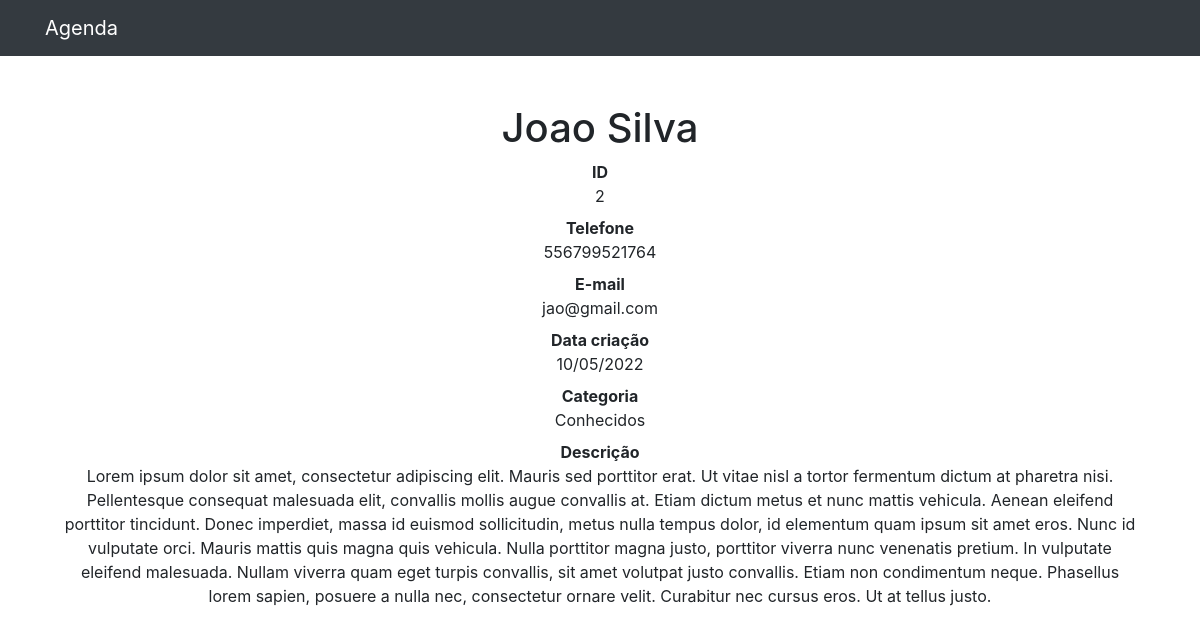
/2, run on the app's committed database.
### contatos/models.py (models this page shows, shortened)
class Contato(models.Model):
    nome = models.CharField(max_length=255)
    sobrenome = models.CharField(max_length=255, blank=True)
    telefone = models.CharField(max_length=255)
    email = models.CharField(max_length=255, blank=True)
    data_criacao = models.DateTimeField(default=timezone.now)
    descricao = models.TextField(blank=True)
    categoria = models.ForeignKey(Categoria, on_delete=models.DO_NOTHING)
    mostrar = models.BooleanField(default=True)

class Categoria(models.Model):
    nome = models.CharField(max_length=255)
    def __str__(self):
        return self.nome

### contatos/views.py (the view)
# urls.py: path('<int:contato_id>', views.ver_contato, name="ver_contato")
def ver_contato(request, contato_id):
    contato = get_object_or_404(Contato, id=contato_id)
    if not contato.mostrar:
        raise Http404()
    return render(request, "contatos/ver_contato.html", {
        'contato': contato
    })

### contatos/templates/contatos/ver_contato.html
{% extends 'base.html' %}
{% block conteudo %}
<div class="container">
    <div class="row">
      <div class="col-lg-12">
        <h1 class="mt-5">{{ contato.nome }} {{ contato.sobrenome }}</h1>
        <dl>
          <dt>ID</dt>
          <dd>{{ contato.id }}</dd>
          <dt>Telefone</dt>
          <dd>{{ contato.telefone }}</dd>
          <dt>E-mail</dt>
          <dd>{{ contato.email }}</dd>
          <dt>Data criação</dt>
          <dd>{{ contato.data_criacao|date:'d/m/Y' }}</dd>
          <dt>Categoria</dt>
          <dd>{{ contato.categoria }}</dd>
          <dt>Descrição</dt>
          <dd>
            {{ contato.descricao }}
          </dd>
        </dl>
      </div>
    </div>
  </div>
{% endblock %}

### data on the page
Contato: nome "Joao", sobrenome "Silva", id "2", telefone "556799521764", email "jao@gmail.com", data_criacao "10/05/2022", categoria "Conhecidos", descricao "Lorem ipsum dolor sit amet, consectetur adipiscing elit. Mauris sed porttitor erat. Ut vitae nisl a tortor fermentum dictum at pharetra nisi. Pellentesque consequat malesuada elit, convallis mollis augue convallis at. Etiam dictum metus et nunc mattis vehicula. Aenean eleifend porttitor tincidunt. Donec imperdiet, massa id euismod sollicitudin, metus nulla tempus dolor, id elementum quam ipsum sit amet eros. Nunc id vulputate orci. Mauris mattis quis magna quis vehicula. Nulla porttitor magna justo, porttitor viverra nunc venenatis pretium. In vulputate eleifend malesuada. Nullam viverra quam eget turpis convallis, sit amet volutpat justo convallis. Etiam non condimentum neque. Phasellus…"
